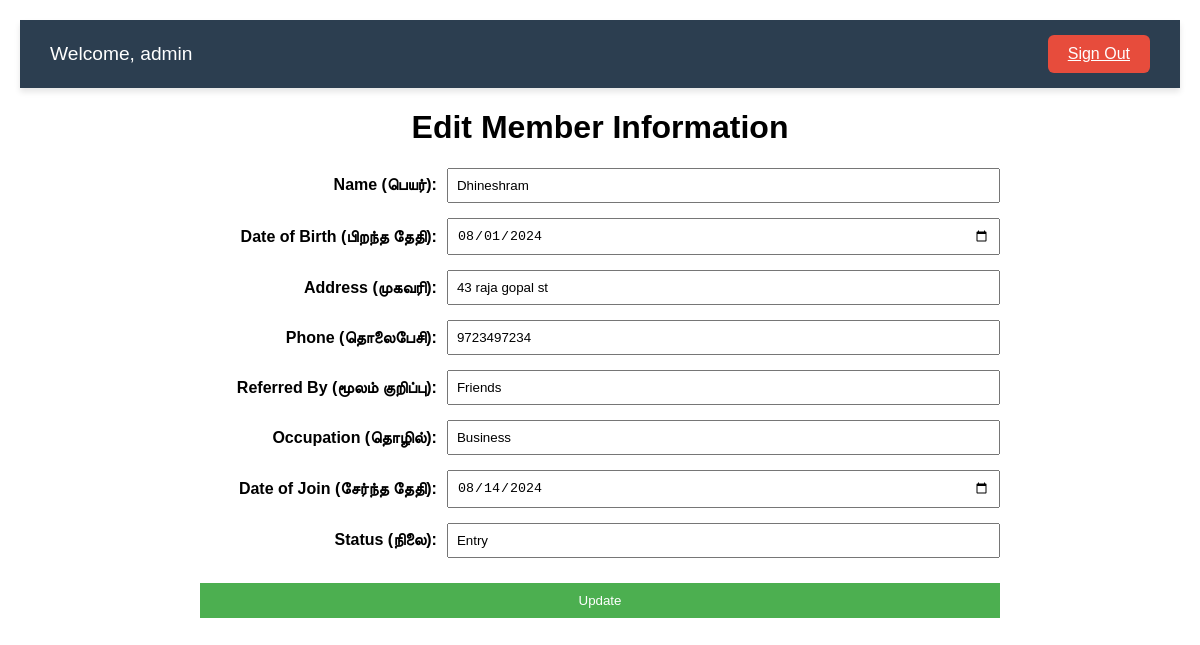
/edit-member/1 (signed in), run on the app's committed database.
### tables this page shows
CREATE TABLE "members" (
	"id"	INTEGER UNIQUE,
	"name"	TEXT NOT NULL,
	"dob"	DATE NOT NULL,
	"address"	TEXT NOT NULL,
	"phone"	TEXT NOT NULL,
	"referred_by"	TEXT,
	"occupation"	TEXT,
	"date_of_join"	DATE NOT NULL,
	"status"	TEXT NOT NULL,
	"photo_url"	TEXT,
	PRIMARY KEY("id" AUTOINCREMENT)
);

### app.py (the view, shortened to what this page needs)
@app.route('/edit-member/<int:member_id>', methods=['GET', 'POST'])
def edit_member(member_id):
    if 'username' not in session:
        return redirect(url_for('login'))
    conn = get_db_connection()
    cursor = conn.cursor()
    cursor.execute('SELECT * FROM members WHERE id = ?', (member_id,))
    member = cursor.fetchone()
    conn.close()
    return render_template('edit_member.html', member=member, username=session['username'])

### app.py (called while the page is built)
def get_db_connection():
    try:
        conn = sqlite3.connect('database.db', check_same_thread=False)
        conn.row_factory = sqlite3.Row
        return conn
    except sqlite3.Error as e:
        print(f"Database connection error: {e}")
        return None

### templates/edit_member.html (shortened to what this page needs)
<!DOCTYPE html>
<html lang="en">
<head>
</head>
<body>
    <header class="header">
        <div class="username">Welcome, {{ username }}</div>
        <a href="{{ url_for('logout') }}" class="logout-button">Sign Out</a>
    </header>
    <div class="container">
        <h1>Edit Member Information</h1>
        <form action="{{ url_for('edit_member', member_id=member.id) }}" method="POST">
            <div class="form-group">
                <label for="name">Name (பெயர்):</label>
                <input type="text" id="name" name="name" value="{{ member.name }}" required>
            </div>
            <div class="form-group">
                <label for="dob">Date of Birth (பிறந்த தேதி):</label>
                <input type="date" id="dob" name="dob" value="{{ member.dob }}" required>
            </div>
            <div class="form-group">
                <label for="address">Address (முகவரி):</label>
                <input type="text" id="address" name="address" value="{{ member.address }}" required>
            </div>
            <div class="form-group">
                <label for="phone">Phone (தொலைபேசி):</label>
                <input type="text" id="phone" name="phone" value="{{ member.phone }}" required>
            </div>
            <div class="form-group">
                <label for="referred_by">Referred By (மூலம் குறிப்பு):</label>
                <input type="text" id="referred_by" name="referred_by" value="{{ member.referred_by }}" required>
            </div>
            <div class="form-group">
                <label for="occupation">Occupation (தொழில்):</label>
                <input type="text" id="occupation" name="occupation" value="{{ member.occupation }}" required>
            </div>
            <div class="form-group">
                <label for="date_of_join">Date of Join (சேர்ந்த தேதி):</label>
                <input type="date" id="date_of_join" name="date_of_join" value="{{ member.date_of_join }}" required>
            </div>
            <div class="form-group">
                <label for="status">Status (நிலை):</label>
                <input type="text" id="status" name="status" value="{{ member.status }}" required>
            </div>
            <button type="submit">Update</button>
        </form>
    </div>
</body>
</html>

### templates/edit_member.html (style rules this page uses)
body { font-family: Arial, sans-serif; margin: 20px; padding: 0; }
.container { max-width: 800px; margin: 0 auto; }
h1 { text-align: center; }
form { display: flex; flex-direction: column; margin-bottom: 20px; }
.form-group { display: flex; margin-bottom: 15px; align-items: center; }
.form-group label { width: 30%; font-weight: bold; margin-right: 10px; text-align: right; }
.form-group input { width: 70%; padding: 8px; box-sizing: border-box; }
button { margin-top: 10px; padding: 10px; background-color: #4CAF50; color: white; border: none; cursor: pointer; }
.header { padding: 15px 30px; background-color: #2c3e50; color: #fff; display: flex; justify-content: space-between; align-items: center; box-shadow: 0 4px 6px rgba(0, 0, 0, 0.1); }
.header .username { font-size: 1.2em; font-weight: 500; }
.header .logout-button { background-color: #e74c3c; color: #fff; border: none; padding: 10px 20px; border-radius: 6px; cursor: pointer; transition: background-color 0.3s, transform 0.3s; }

### data on the page
members: name "Dhineshram", dob "08/01/2024", address "43 raja gopal st", phone "9723497234", referred_by "Friends", occupation "Business", date_of_join "08/14/2024", status "Entry"

### other printed values
{{ username }} "admin"
